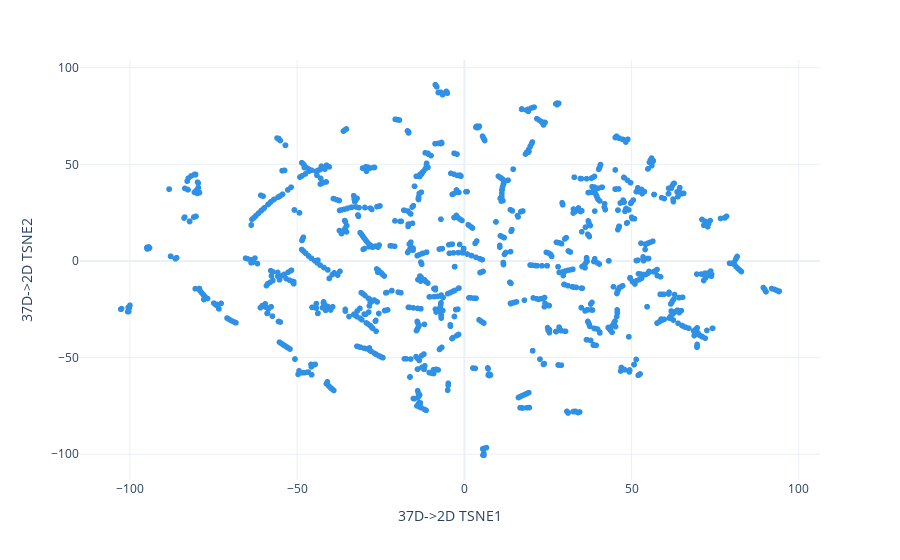

Write notebook code for a chart like this one.
### Code cell
allD.showTSNE()

### Figure 1 — Plotly figure (JSON) as saved in the notebook; plotly's stock layout.template omitted (floating-point values rounded to 4 significant figures; data arrays with more than 128 entries replaced by an {"elided": "..."} marker saying what was removed)
{"data": [{"hovertemplate": "<b>%{hovertext}</b><br><br>37D->2D TSNE1=%{x}<br>37D->2D TSNE2=%{y}<extra></extra>", "hovertext": {"elided": "1311 str values"}, "legendgroup": "", "marker": {"color": "#2E91E5", "symbol": "circle"}, "mode": "markers", "name": "", "showlegend": false, "type": "scattergl", "x": {"elided": "1311 float values"}, "xaxis": "x", "y": {"elided": "1311 float values"}, "yaxis": "y"}], "layout": {"legend": {"tracegroupgap": 0}, "margin": {"t": 60}, "xaxis": {"anchor": "y", "domain": [0, 1], "title": {"text": "37D->2D TSNE1"}}, "yaxis": {"anchor": "x", "domain": [0, 1], "title": {"text": "37D->2D TSNE2"}}}}
